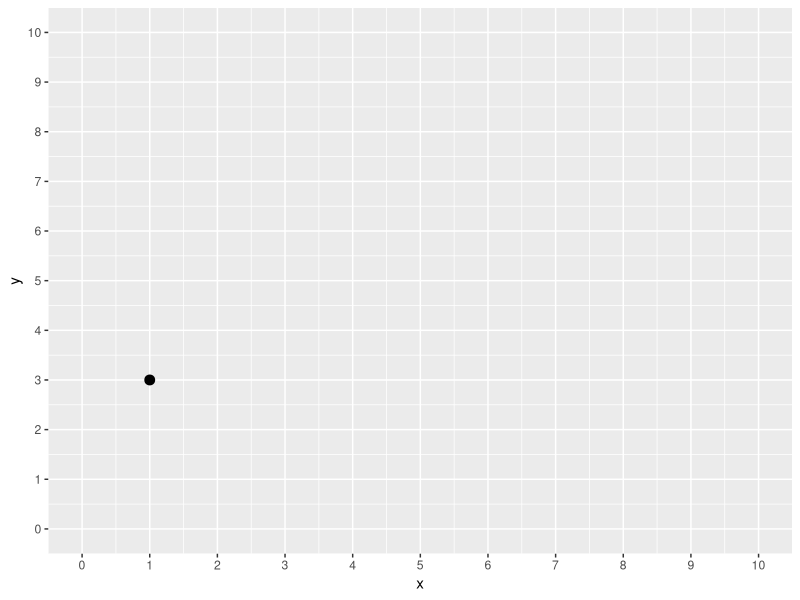
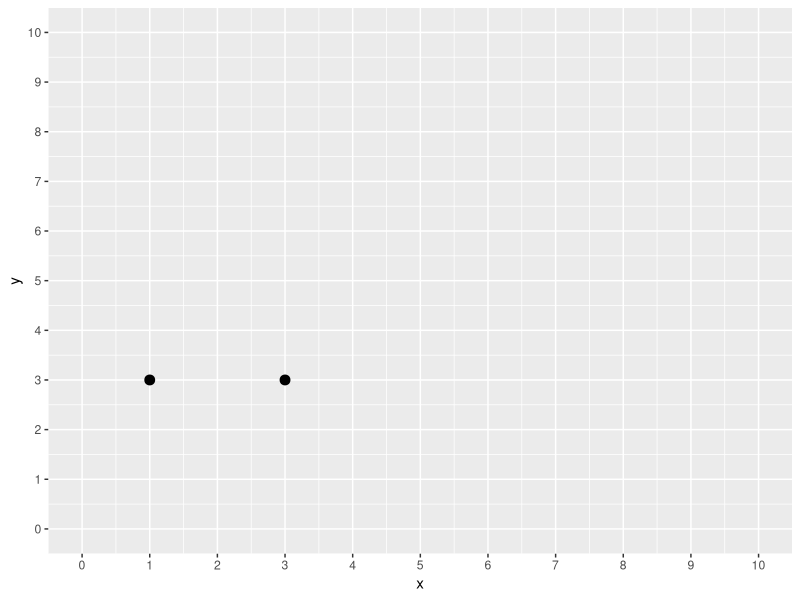
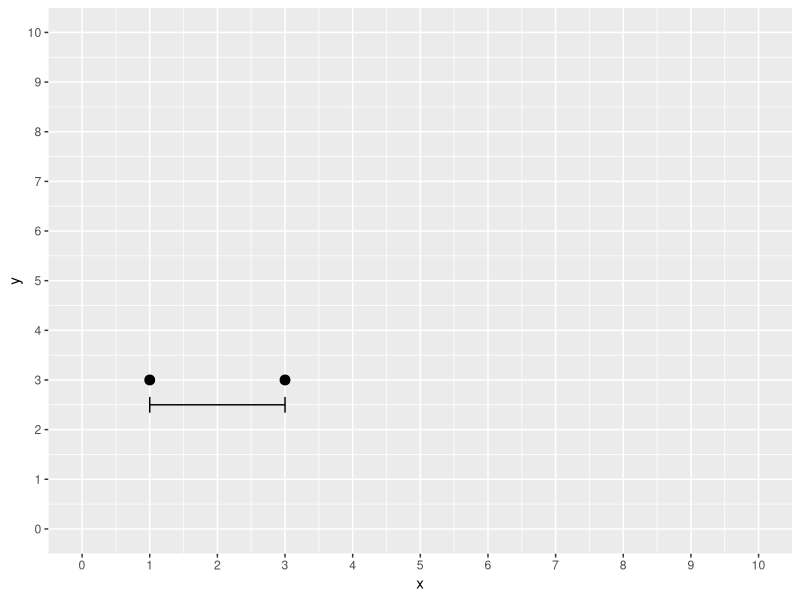
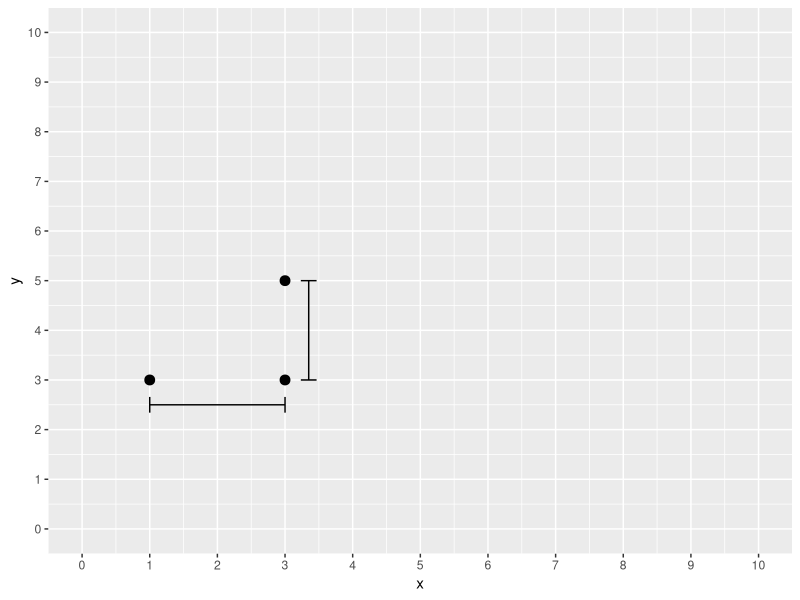
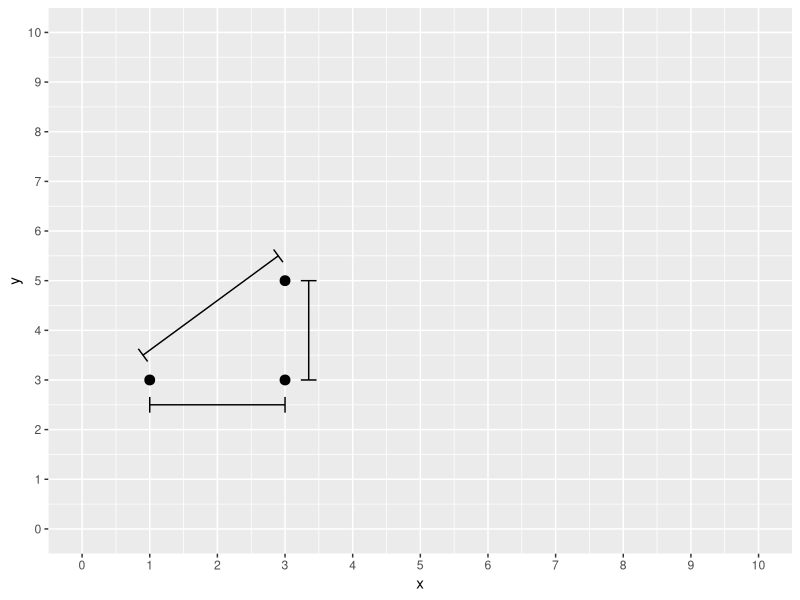
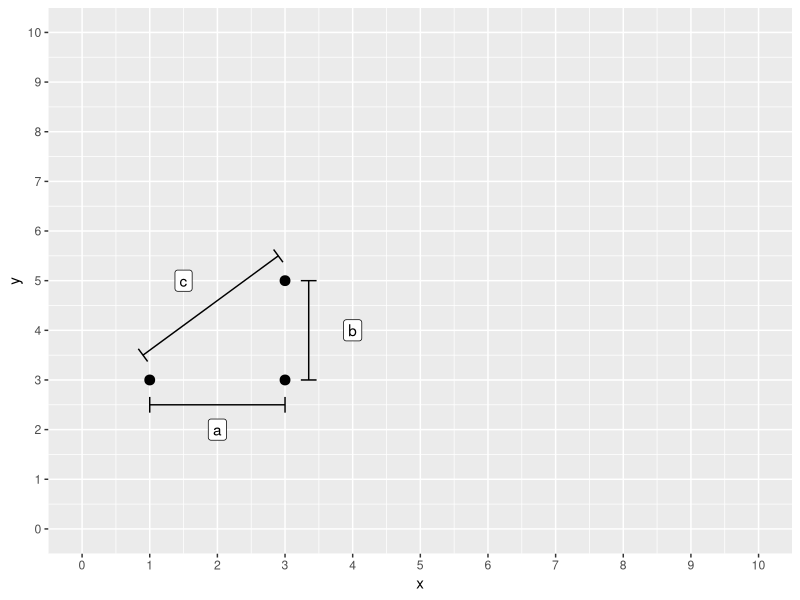
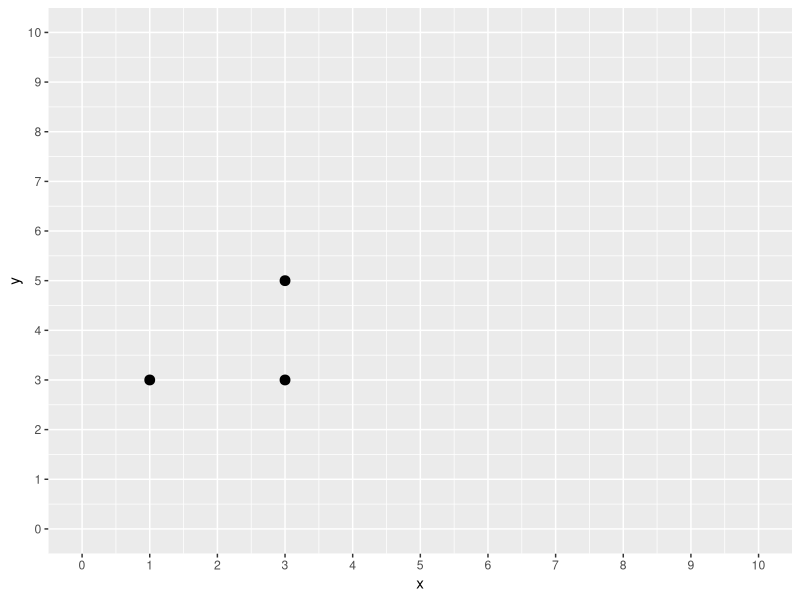
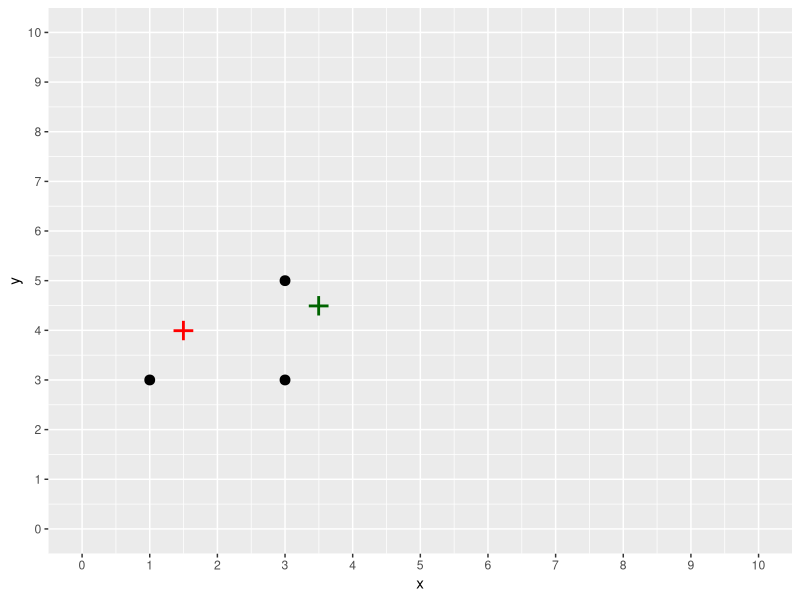

Write the R code that produced these figures, in order.
## ---- chunk 1
set.seed(123)
options(width=60)
knitr::opts_chunk$set(fig.align='center',fig.width=9,fig.height=5,message=F,warning=F)
def.chunk.hook  <- knitr::knit_hooks$get("chunk")
knitr::knit_hooks$set(chunk = function(x, options) {
  x <- def.chunk.hook(x, options)
  ifelse(options$size != "normalsize", paste0("\n \\", options$size,"\n\n", x, "\n\n \\normalsize"), x)
})
## ---- chunk 2
require(tidyverse)
df <- data.frame(x = c(1),
                 y = c(3))

df %>%
  ggplot(aes(x = x,y = y)) + 
  geom_point(size = 3) + 
  scale_x_continuous(breaks = seq(0,10,by = 1),limits = c(0,10)) + 
  scale_y_continuous(breaks = seq(0,10,by = 1),limits = c(0,10))
## ---- chunk 3
df <- data.frame(x = c(1,3),
                 y = c(3,3))

df %>%
  ggplot(aes(x = x,y = y)) + 
  geom_point(size = 3) + 
  scale_x_continuous(breaks = seq(0,10,by = 1),limits = c(0,10)) + 
  scale_y_continuous(breaks = seq(0,10,by = 1),limits = c(0,10))
## ---- chunk 4
df <- data.frame(x = c(1,3),
                 y = c(3,3))

df %>%
  ggplot(aes(x = x,y = y)) + 
  geom_point(size = 3) + 
  scale_x_continuous(breaks = seq(0,10,by = 1),limits = c(0,10)) + 
  scale_y_continuous(breaks = seq(0,10,by = 1),limits = c(0,10)) + 
  annotate(geom = 'segment',x = c(1),y = 2.5,xend = 3,yend = 2.5,
           arrow = arrow(ends = "both", angle = 90, length = unit(.2,"cm")))
## ---- chunk 5
df <- data.frame(x = c(1,3,3),
                 y = c(3,3,5))

df %>%
  ggplot(aes(x = x,y = y)) + 
  geom_point(size = 3) + 
  scale_x_continuous(breaks = seq(0,10,by = 1),limits = c(0,10)) + 
  scale_y_continuous(breaks = seq(0,10,by = 1),limits = c(0,10)) + 
  annotate(geom = 'segment',x = c(1),y = 2.5,xend = 3,yend = 2.5,
           arrow = arrow(ends = "both", angle = 90, length = unit(.2,"cm"))) + 
  annotate(geom = 'segment',x = 3.35,y = 3,xend = 3.35,yend = 5,
           arrow = arrow(ends = "both", angle = 90, length = unit(.2,"cm")))
## ---- chunk 6
df <- data.frame(x = c(1,3,3),
                 y = c(3,3,5))

df %>%
  ggplot(aes(x = x,y = y)) + 
  geom_point(size = 3) + 
  scale_x_continuous(breaks = seq(0,10,by = 1),limits = c(0,10)) + 
  scale_y_continuous(breaks = seq(0,10,by = 1),limits = c(0,10)) + 
  annotate(geom = 'segment',x = c(1),y = 2.5,xend = 3,yend = 2.5,
           arrow = arrow(ends = "both", angle = 90, length = unit(.2,"cm"))) + 
  annotate(geom = 'segment',x = 3.35,y = 3,xend = 3.35,yend = 5,
           arrow = arrow(ends = "both", angle = 90, length = unit(.2,"cm"))) + 
  annotate(geom = 'segment',x = .9,y = 3.5,xend = 2.9,yend = 5.5,
           arrow = arrow(ends = "both", angle = 90, length = unit(.2,"cm")))
## ---- chunk 7
df <- data.frame(x = c(1,3,3),
                 y = c(3,3,5))

df %>%
  ggplot(aes(x = x,y = y)) + 
  geom_point(size = 3) + 
  scale_x_continuous(breaks = seq(0,10,by = 1),limits = c(0,10)) + 
  scale_y_continuous(breaks = seq(0,10,by = 1),limits = c(0,10)) + 
  annotate(geom = 'segment',x = c(1),y = 2.5,xend = 3,yend = 2.5,
           arrow = arrow(ends = "both", angle = 90, length = unit(.2,"cm"))) + 
  annotate(geom = 'segment',x = 3.35,y = 3,xend = 3.35,yend = 5,
           arrow = arrow(ends = "both", angle = 90, length = unit(.2,"cm"))) + 
  annotate(geom = 'segment',x = .9,y = 3.5,xend = 2.9,yend = 5.5,
           arrow = arrow(ends = "both", angle = 90, length = unit(.2,"cm"))) + 
  annotate(geom = 'label',x = c(2,4,1.5),y = c(2,4,5),label = c('a','b','c'))
## ---- chunk 8
df <- data.frame(x = c(1,3,3),
                 y = c(3,3,5))

df %>%
  ggplot(aes(x = x,y = y)) + 
  geom_point(size = 3) + 
  scale_x_continuous(breaks = seq(0,10,by = 1),limits = c(0,10)) + 
  scale_y_continuous(breaks = seq(0,10,by = 1),limits = c(0,10))
## ---- chunk 9
centroid <- data.frame(x = c(1.5,3.5),
                       y = c(4,4.5))

df %>%
  ggplot(aes(x = x,y = y)) + 
  geom_point(size = 3) + 
  annotate(geom = 'point',x = centroid$x,y = centroid$y,size = 10,color = c('red','darkgreen'),shape = '+') + 
  scale_x_continuous(breaks = seq(0,10,by = 1),limits = c(0,10)) + 
  scale_y_continuous(breaks = seq(0,10,by = 1),limits = c(0,10))
## ---- chunk 10
df %>%
  ggplot(aes(x = x,y = y)) + 
  geom_point(size = 3) + 
  annotate(geom = 'point',x = centroid$x,y = centroid$y,size = 10,color = c('red','darkgreen'),shape = '+') + 
  annotate(geom = 'segment',x = c(1,1),y = c(3,3),xend = c(1.5,3.5),yend = c(4,4.5)) + 
  scale_x_continuous(breaks = seq(0,10,by = 1),limits = c(0,10)) + 
  scale_y_continuous(breaks = seq(0,10,by = 1),limits = c(0,10))
## ---- chunk 11
df %>%
  ggplot(aes(x = x,y = y)) + 
  geom_point(size = 3) + 
  annotate(geom = 'point',x = centroid$x,y = centroid$y,size = 10,color = c('red','darkgreen'),shape = '+') +
  # annotate(geom = 'segment',x = c(1,1),y = c(3,3),xend = c(1.5,3.5),yend = c(4,4.5)) + 
  scale_x_continuous(breaks = seq(0,10,by = 1),limits = c(0,10)) + 
  scale_y_continuous(breaks = seq(0,10,by = 1),limits = c(0,10)) + 
  annotate(geom = 'point',x = 1,y = 3,size = 3,color = 'red')
## ---- chunk 12
df %>%
  ggplot(aes(x = x,y = y)) + 
  geom_point(size = 3) + 
  annotate(geom = 'point',x = centroid$x,y = centroid$y,size = 10,color = c('red','darkgreen'),shape = '+') +
  annotate(geom = 'segment',x = c(3,3),y = c(3,3),xend = c(1.5,3.5),yend = c(4,4.5)) + 
  scale_x_continuous(breaks = seq(0,10,by = 1),limits = c(0,10)) + 
  scale_y_continuous(breaks = seq(0,10,by = 1),limits = c(0,10)) + 
  annotate(geom = 'point',x = 1,y = 3,size = 3,color = 'red')
## ---- chunk 13
df %>%
  ggplot(aes(x = x,y = y)) + 
  geom_point(size = 3) + 
  annotate(geom = 'point',x = centroid$x,y = centroid$y,size = 10,color = c('red','darkgreen'),shape = '+') +
  # annotate(geom = 'segment',x = c(3,3),y = c(3,3),xend = c(1.5,3.5),yend = c(4,4.5)) + 
  scale_x_continuous(breaks = seq(0,10,by = 1),limits = c(0,10)) + 
  scale_y_continuous(breaks = seq(0,10,by = 1),limits = c(0,10)) + 
  annotate(geom = 'point',x = 1,y = 3,size = 3,color = 'red') + 
  annotate(geom = 'point',x = 3,y = 3,size = 3,color = 'darkgreen')
## ---- chunk 14
df %>%
  ggplot(aes(x = x,y = y)) + 
  geom_point(size = 3) + 
  annotate(geom = 'point',x = centroid$x,y = centroid$y,size = 10,color = c('red','darkgreen'),shape = '+') +
  annotate(geom = 'segment',x = c(3,3),y = c(5,5),xend = c(1.5,3.5),yend = c(4,4.5)) + 
  scale_x_continuous(breaks = seq(0,10,by = 1),limits = c(0,10)) + 
  scale_y_continuous(breaks = seq(0,10,by = 1),limits = c(0,10)) + 
  annotate(geom = 'point',x = 1,y = 3,size = 3,color = 'red') + 
  annotate(geom = 'point',x = 3,y = 3,size = 3,color = 'darkgreen')
## ---- chunk 15
df %>%
  ggplot(aes(x = x,y = y)) + 
  geom_point(size = 3) + 
  annotate(geom = 'point',x = centroid$x,y = centroid$y,size = 10,color = c('red','darkgreen'),shape = '+') +
  # annotate(geom = 'segment',x = c(3,3),y = c(5,5),xend = c(1.5,3.5),yend = c(4,4.5)) + 
  scale_x_continuous(breaks = seq(0,10,by = 1),limits = c(0,10)) + 
  scale_y_continuous(breaks = seq(0,10,by = 1),limits = c(0,10)) + 
  annotate(geom = 'point',x = 1,y = 3,size = 3,color = 'red') + 
  annotate(geom = 'point',x = 3,y = 3,size = 3,color = 'darkgreen') + 
  annotate(geom = 'point',x = 3,y = 5,size = 3,color = 'darkgreen')
## ---- chunk 16
centroid2 <- data.frame(x = c(1,3),y = c(3,4))
df %>%
  ggplot(aes(x = x,y = y)) + 
  geom_point(size = 3) + 
  annotate(geom = 'point',x = centroid$x,y = centroid$y,size = 10,color = 'grey70',shape = '+') +
  annotate(geom = 'point',x = centroid2$x,y = centroid2$y,size = 10,color = c('red','darkgreen'),shape = '+') +
  # annotate(geom = 'segment',x = c(3,3),y = c(5,5),xend = c(1.5,3.5),yend = c(4,4.5)) + 
  scale_x_continuous(breaks = seq(0,10,by = 1),limits = c(0,10)) + 
  scale_y_continuous(breaks = seq(0,10,by = 1),limits = c(0,10)) + 
  annotate(geom = 'point',x = 1,y = 3,size = 3,color = 'red') + 
  annotate(geom = 'point',x = 3,y = 3,size = 3,color = 'darkgreen') + 
  annotate(geom = 'point',x = 3,y = 5,size = 3,color = 'darkgreen')
